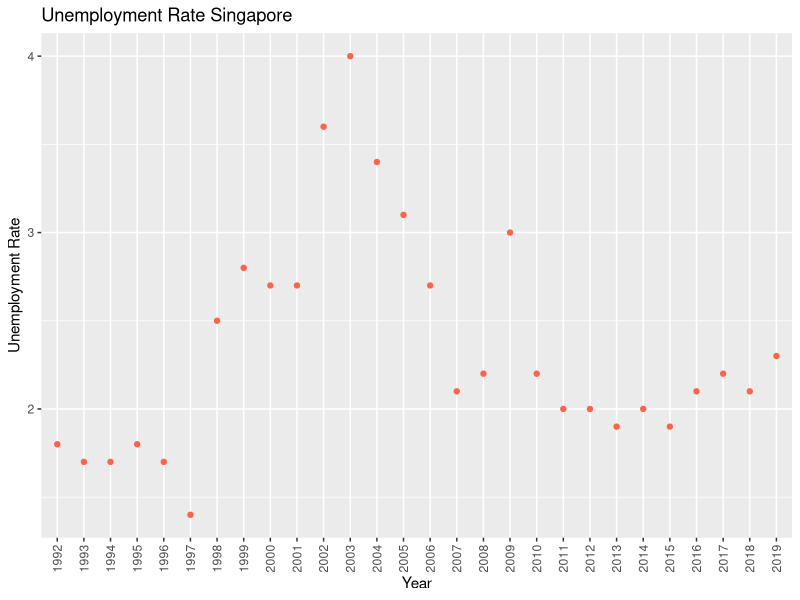

This figure's R source:
install.packages("tidyverse")

library(tidyverse)


unemploy <- read_csv("unn rate.csv")

pic <- ggplot(data=unemploy, aes(x = factor(year), y = unemployment_rate)) + 
  geom_point(colour="tomato") + 
  theme(axis.text.x = element_text(angle = 90, vjust = 0.5)) +
  xlab("Year") +
  ylab("Unemployment Rate")

pic <- pic + ggtitle ("Unemployment Rate Singapore")

plot(pic)